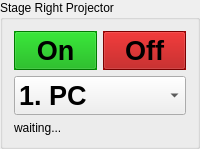
     <widget class="QGroupBox" name="gbxProj1">
      <property name="enabled">
       <bool>true</bool>
      </property>
      <property name="sizePolicy">
       <sizepolicy hsizetype="Preferred" vsizetype="Expanding">
        <horstretch>0</horstretch>
        <verstretch>0</verstretch>
       </sizepolicy>
      </property>
      <property name="title">
       <string>Stage Right Projector</string>
      </property>
      <layout class="QGridLayout" name="gridLayout_2">
       <item row="0" column="0">
        <widget class="QPushButton" name="btnProj1On">
         <property name="sizePolicy">
          <sizepolicy hsizetype="Minimum" vsizetype="Expanding">
           <horstretch>0</horstretch>
           <verstretch>0</verstretch>
          </sizepolicy>
         </property>
         <property name="palette">
          <palette>
           <active>
            <colorrole role="WindowText">
             <brush brushstyle="SolidPattern">
              <color alpha="255">
               <red>0</red>
               <green>0</green>
               <blue>0</blue>
              </color>
             </brush>
            </colorrole>
            <colorrole role="Button">
             <brush brushstyle="SolidPattern">
              <color alpha="255">
               <red>0</red>
               <green>170</green>
               <blue>0</blue>
              </color>
             </brush>
            </colorrole>
            <colorrole role="Light">
             <brush brushstyle="SolidPattern">
              <color alpha="255">
               <red>0</red>
               <green>255</green>
               <blue>0</blue>
              </color>
             </brush>
            </colorrole>
            <colorrole role="Midlight">
             <brush brushstyle="SolidPattern">
              <color alpha="255">
               <red>0</red>
               <green>212</green>
               <blue>0</blue>
              </color>
             </brush>
            </colorrole>
            <colorrole role="Dark">
             <brush brushstyle="SolidPattern">
              <color alpha="255">
               <red>0</red>
               <green>85</green>
               <blue>0</blue>
              </color>
             </brush>
            </colorrole>
            <colorrole role="Mid">
             <brush brushstyle="SolidPattern">
              <color alpha="255">
               <red>0</red>
               <green>113</green>
               <blue>0</blue>
              </color>
             </brush>
            </colorrole>
            <colorrole role="Text">
             <brush brushstyle="SolidPattern">
              <color alpha="255">
               <red>0</red>
               <green>0</green>
               <blue>0</blue>
              </color>
             </brush>
            </colorrole>
            <colorrole role="BrightText">
             <brush brushstyle="SolidPattern">
              <color alpha="255">
               <red>255</red>
               <green>255</green>
               <blue>255</blue>
              </color>
             </brush>
            </colorrole>
            <colorrole role="ButtonText">
             <brush brushstyle="SolidPattern">
              <color alpha="255">
               <red>0</red>
               <green>0</green>
               <blue>0</blue>
              </color>
             </brush>
            </colorrole>
            <colorrole role="Base">
             <brush brushstyle="SolidPattern">
              <color alpha="255">
               <red>255</red>
               <green>255</green>
               <blue>255</blue>
              </color>
             </brush>
            </colorrole>
            <colorrole role="Window">
             <brush brushstyle="SolidPattern">
              <color alpha="255">
               <red>0</red>
               <green>170</green>
               <blue>0</blue>
              </color>
             </brush>
            </colorrole>
            <colorrole role="Shadow">
             <brush brushstyle="SolidPattern">
              <color alpha="255">
               <red>0</red>
               <green>0</green>
               <blue>0</blue>
              </color>
             </brush>
            </colorrole>
            <colorrole role="AlternateBase">
             <brush brushstyle="SolidPattern">
              <color alpha="255">
               <red>127</red>
               <green>212</green>
               <blue>127</blue>
              </color>
             </brush>
            </colorrole>
            <colorrole role="ToolTipBase">
             <brush brushstyle="SolidPattern">
              <color alpha="255">
               <red>255</red>
               <green>255</green>
               <blue>220</blue>
              </color>
             </brush>
            </colorrole>
            <colorrole role="ToolTipText">
             <brush brushstyle="SolidPattern">
              <color alpha="255">
               <red>0</red>
               <green>0</green>
               <blue>0</blue>
              </color>
             </brush>
            </colorrole>
           </active>
           <inactive>
            <colorrole role="WindowText">
             <brush brushstyle="SolidPattern">
              <color alpha="255">
               <red>0</red>
               <green>0</green>
               <blue>0</blue>
              </color>
             </brush>
            </colorrole>
            <colorrole role="Button">
             <brush brushstyle="SolidPattern">
              <color alpha="255">
               <red>0</red>
               <green>170</green>
               <blue>0</blue>
              </color>
             </brush>
            </colorrole>
            <colorrole role="Light">
             <brush brushstyle="SolidPattern">
              <color alpha="255">
               <red>0</red>
               <green>255</green>
               <blue>0</blue>
              </color>
             </brush>
            </colorrole>
            <colorrole role="Midlight">
             <brush brushstyle="SolidPattern">
              <color alpha="255">
               <red>0</red>
               <green>212</green>
               <blue>0</blue>
              </color>
             </brush>
            </colorrole>
            <colorrole role="Dark">
             <brush brushstyle="SolidPattern">
              <color alpha="255">
               <red>0</red>
               <green>85</green>
               <blue>0</blue>
              </color>
             </brush>
            </colorrole>
            <colorrole role="Mid">
             <brush brushstyle="SolidPattern">
              <color alpha="255">
               <red>0</red>
               <green>113</green>
               <blue>0</blue>
              </color>
             </brush>
            </colorrole>
            <colorrole role="Text">
             <brush brushstyle="SolidPattern">
              <color alpha="255">
               <red>0</red>
               <green>0</green>
               <blue>0</blue>
              </color>
             </brush>
            </colorrole>
            <colorrole role="BrightText">
             <brush brushstyle="SolidPattern">
              <color alpha="255">
               <red>255</red>
               <green>255</green>
               <blue>255</blue>
              </color>
             </brush>
            </colorrole>
            <colorrole role="ButtonText">
             <brush brushstyle="SolidPattern">
              <color alpha="255">
               <red>0</red>
               <green>0</green>
               <blue>0</blue>
              </color>
             </brush>
            </colorrole>
            <colorrole role="Base">
             <brush brushstyle="SolidPattern">
              <color alpha="255">
               <red>255</red>
               <green>255</green>
               <blue>255</blue>
              </color>
             </brush>
            </colorrole>
            <colorrole role="Window">
             <brush brushstyle="SolidPattern">
              <color alpha="255">
               <red>0</red>
               <green>170</green>
               <blue>0</blue>
              </color>
             </brush>
            </colorrole>
            <colorrole role="Shadow">
             <brush brushstyle="SolidPattern">
              <color alpha="255">
               <red>0</red>
               <green>0</green>
               <blue>0</blue>
              </color>
             </brush>
            </colorrole>
            <colorrole role="AlternateBase">
             <brush brushstyle="SolidPattern">
              <color alpha="255">
               <red>127</red>
               <green>212</green>
               <blue>127</blue>
              </color>
             </brush>
            </colorrole>
            <colorrole role="ToolTipBase">
             <brush brushstyle="SolidPattern">
              <color alpha="255">
               <red>255</red>
               <green>255</green>
               <blue>220</blue>
              </color>
             </brush>
            </colorrole>
            <colorrole role="ToolTipText">
             <brush brushstyle="SolidPattern">
              <color alpha="255">
               <red>0</red>
               <green>0</green>
               <blue>0</blue>
              </color>
             </brush>
            </colorrole>
           </inactive>
           <disabled>
            <colorrole role="WindowText">
             <brush brushstyle="SolidPattern">
              <color alpha="255">
               <red>0</red>
               <green>85</green>
               <blue>0</blue>
              </color>
             </brush>
            </colorrole>
            <colorrole role="Button">
             <brush brushstyle="SolidPattern">
              <color alpha="255">
               <red>0</red>
               <green>170</green>
               <blue>0</blue>
              </color>
             </brush>
            </colorrole>
            <colorrole role="Light">
             <brush brushstyle="SolidPattern">
              <color alpha="255">
               <red>0</red>
               <green>255</green>
               <blue>0</blue>
              </color>
             </brush>
            </colorrole>
            <colorrole role="Midlight">
             <brush brushstyle="SolidPattern">
              <color alpha="255">
               <red>0</red>
               <green>212</green>
               <blue>0</blue>
              </color>
             </brush>
            </colorrole>
            <colorrole role="Dark">
             <brush brushstyle="SolidPattern">
              <color alpha="255">
               <red>0</red>
               <green>85</green>
               <blue>0</blue>
              </color>
             </brush>
            </colorrole>
            <colorrole role="Mid">
             <brush brushstyle="SolidPattern">
              <color alpha="255">
               <red>0</red>
               <green>113</green>
               <blue>0</blue>
              </color>
             </brush>
            </colorrole>
            <colorrole role="Text">
             <brush brushstyle="SolidPattern">
              <color alpha="255">
               <red>0</red>
               <green>85</green>
               <blue>0</blue>
              </color>
             </brush>
            </colorrole>
            <colorrole role="BrightText">
             <brush brushstyle="SolidPattern">
              <color alpha="255">
               <red>255</red>
               <green>255</green>
               <blue>255</blue>
              </color>
             </brush>
            </colorrole>
            <colorrole role="ButtonText">
             <brush brushstyle="SolidPattern">
              <color alpha="255">
               <red>0</red>
               <green>85</green>
               <blue>0</blue>
              </color>
             </brush>
            </colorrole>
            <colorrole role="Base">
             <brush brushstyle="SolidPattern">
              <color alpha="255">
               <red>0</red>
               <green>170</green>
               <blue>0</blue>
              </color>
             </brush>
            </colorrole>
            <colorrole role="Window">
             <brush brushstyle="SolidPattern">
              <color alpha="255">
               <red>0</red>
               <green>170</green>
               <blue>0</blue>
              </color>
             </brush>
            </colorrole>
            <colorrole role="Shadow">
             <brush brushstyle="SolidPattern">
              <color alpha="255">
               <red>0</red>
               <green>0</green>
               <blue>0</blue>
              </color>
             </brush>
            </colorrole>
            <colorrole role="AlternateBase">
             <brush brushstyle="SolidPattern">
              <color alpha="255">
               <red>0</red>
               <green>170</green>
               <blue>0</blue>
              </color>
             </brush>
            </colorrole>
            <colorrole role="ToolTipBase">
             <brush brushstyle="SolidPattern">
              <color alpha="255">
               <red>255</red>
               <green>255</green>
               <blue>220</blue>
              </color>
             </brush>
            </colorrole>
            <colorrole role="ToolTipText">
             <brush brushstyle="SolidPattern">
              <color alpha="255">
               <red>0</red>
               <green>0</green>
               <blue>0</blue>
              </color>
             </brush>
            </colorrole>
           </disabled>
          </palette>
         </property>
         <property name="font">
          <font>
           <pointsize>20</pointsize>
           <weight>75</weight>
           <bold>true</bold>
          </font>
         </property>
         <property name="autoFillBackground">
          <bool>true</bool>
         </property>
         <property name="text">
          <string>On</string>
         </property>
         <property name="flat">
          <bool>false</bool>
         </property>
        </widget>
       </item>
       <item row="0" column="1">
        <widget class="QPushButton" name="btnProj1Off">
         <property name="sizePolicy">
          <sizepolicy hsizetype="Minimum" vsizetype="Expanding">
           <horstretch>0</horstretch>
           <verstretch>0</verstretch>
          </sizepolicy>
         </property>
         <property name="palette">
          <palette>
           <active>
            <colorrole role="WindowText">
             <brush brushstyle="SolidPattern">
              <color alpha="255">
               <red>0</red>
               <green>0</green>
               <blue>0</blue>
              </color>
             </brush>
            </colorrole>
            <colorrole role="Button">
             <brush brushstyle="SolidPattern">
              <color alpha="255">
               <red>170</red>
               <green>0</green>
               <blue>0</blue>
              </color>
             </brush>
            </colorrole>
            <colorrole role="Light">
             <brush brushstyle="SolidPattern">
              <color alpha="255">
               <red>255</red>
               <green>0</green>
               <blue>0</blue>
              </color>
             </brush>
            </colorrole>
            <colorrole role="Midlight">
             <brush brushstyle="SolidPattern">
              <color alpha="255">
               <red>212</red>
               <green>0</green>
               <blue>0</blue>
              </color>
             </brush>
            </colorrole>
            <colorrole role="Dark">
             <brush brushstyle="SolidPattern">
              <color alpha="255">
               <red>85</red>
               <green>0</green>
               <blue>0</blue>
              </color>
             </brush>
            </colorrole>
            <colorrole role="Mid">
             <brush brushstyle="SolidPattern">
              <color alpha="255">
               <red>113</red>
               <green>0</green>
               <blue>0</blue>
              </color>
             </brush>
            </colorrole>
            <colorrole role="Text">
             <brush brushstyle="SolidPattern">
              <color alpha="255">
               <red>0</red>
               <green>0</green>
               <blue>0</blue>
              </color>
             </brush>
            </colorrole>
            <colorrole role="BrightText">
             <brush brushstyle="SolidPattern">
              <color alpha="255">
               <red>255</red>
               <green>255</green>
               <blue>255</blue>
              </color>
             </brush>
            </colorrole>
            <colorrole role="ButtonText">
             <brush brushstyle="SolidPattern">
              <color alpha="255">
               <red>0</red>
               <green>0</green>
               <blue>0</blue>
              </color>
             </brush>
            </colorrole>
            <colorrole role="Base">
             <brush brushstyle="SolidPattern">
              <color alpha="255">
               <red>255</red>
               <green>255</green>
               <blue>255</blue>
              </color>
             </brush>
            </colorrole>
            <colorrole role="Window">
             <brush brushstyle="SolidPattern">
              <color alpha="255">
               <red>170</red>
               <green>0</green>
               <blue>0</blue>
              </color>
             </brush>
            </colorrole>
            <colorrole role="Shadow">
             <brush brushstyle="SolidPattern">
              <color alpha="255">
               <red>0</red>
               <green>0</green>
               <blue>0</blue>
              </color>
             </brush>
            </colorrole>
            <colorrole role="AlternateBase">
             <brush brushstyle="SolidPattern">
              <color alpha="255">
               <red>212</red>
               <green>127</green>
               <blue>127</blue>
              </color>
             </brush>
            </colorrole>
            <colorrole role="ToolTipBase">
             <brush brushstyle="SolidPattern">
              <color alpha="255">
               <red>255</red>
               <green>255</green>
               <blue>220</blue>
              </color>
             </brush>
            </colorrole>
            <colorrole role="ToolTipText">
             <brush brushstyle="SolidPattern">
              <color alpha="255">
               <red>0</red>
               <green>0</green>
               <blue>0</blue>
              </color>
             </brush>
            </colorrole>
           </active>
           <inactive>
            <colorrole role="WindowText">
             <brush brushstyle="SolidPattern">
              <color alpha="255">
               <red>0</red>
               <green>0</green>
               <blue>0</blue>
              </color>
             </brush>
            </colorrole>
            <colorrole role="Button">
             <brush brushstyle="SolidPattern">
              <color alpha="255">
               <red>170</red>
               <green>0</green>
               <blue>0</blue>
              </color>
             </brush>
            </colorrole>
            <colorrole role="Light">
             <brush brushstyle="SolidPattern">
              <color alpha="255">
               <red>255</red>
               <green>0</green>
               <blue>0</blue>
              </color>
             </brush>
            </colorrole>
            <colorrole role="Midlight">
             <brush brushstyle="SolidPattern">
              <color alpha="255">
               <red>212</red>
               <green>0</green>
               <blue>0</blue>
              </color>
             </brush>
            </colorrole>
            <colorrole role="Dark">
             <brush brushstyle="SolidPattern">
              <color alpha="255">
               <red>85</red>
               <green>0</green>
               <blue>0</blue>
              </color>
             </brush>
            </colorrole>
            <colorrole role="Mid">
             <brush brushstyle="SolidPattern">
              <color alpha="255">
               <red>113</red>
               <green>0</green>
               <blue>0</blue>
              </color>
             </brush>
            </colorrole>
            <colorrole role="Text">
             <brush brushstyle="SolidPattern">
              <color alpha="255">
               <red>0</red>
               <green>0</green>
               <blue>0</blue>
              </color>
             </brush>
            </colorrole>
            <colorrole role="BrightText">
             <brush brushstyle="SolidPattern">
              <color alpha="255">
               <red>255</red>
               <green>255</green>
               <blue>255</blue>
              </color>
             </brush>
            </colorrole>
            <colorrole role="ButtonText">
             <brush brushstyle="SolidPattern">
              <color alpha="255">
               <red>0</red>
               <green>0</green>
               <blue>0</blue>
              </color>
             </brush>
            </colorrole>
            <colorrole role="Base">
             <brush brushstyle="SolidPattern">
              <color alpha="255">
               <red>255</red>
               <green>255</green>
               <blue>255</blue>
              </color>
             </brush>
            </colorrole>
            <colorrole role="Window">
             <brush brushstyle="SolidPattern">
              <color alpha="255">
               <red>170</red>
               <green>0</green>
               <blue>0</blue>
              </color>
             </brush>
            </colorrole>
            <colorrole role="Shadow">
             <brush brushstyle="SolidPattern">
              <color alpha="255">
               <red>0</red>
               <green>0</green>
               <blue>0</blue>
              </color>
             </brush>
            </colorrole>
            <colorrole role="AlternateBase">
             <brush brushstyle="SolidPattern">
              <color alpha="255">
               <red>212</red>
               <green>127</green>
               <blue>127</blue>
              </color>
             </brush>
            </colorrole>
            <colorrole role="ToolTipBase">
             <brush brushstyle="SolidPattern">
              <color alpha="255">
               <red>255</red>
               <green>255</green>
               <blue>220</blue>
              </color>
             </brush>
            </colorrole>
            <colorrole role="ToolTipText">
             <brush brushstyle="SolidPattern">
              <color alpha="255">
               <red>0</red>
               <green>0</green>
               <blue>0</blue>
              </color>
             </brush>
            </colorrole>
           </inactive>
           <disabled>
            <colorrole role="WindowText">
             <brush brushstyle="SolidPattern">
              <color alpha="255">
               <red>85</red>
               <green>0</green>
               <blue>0</blue>
              </color>
             </brush>
            </colorrole>
            <colorrole role="Button">
             <brush brushstyle="SolidPattern">
              <color alpha="255">
               <red>170</red>
               <green>0</green>
               <blue>0</blue>
              </color>
             </brush>
            </colorrole>
            <colorrole role="Light">
             <brush brushstyle="SolidPattern">
              <color alpha="255">
               <red>255</red>
               <green>0</green>
               <blue>0</blue>
              </color>
             </brush>
            </colorrole>
            <colorrole role="Midlight">
             <brush brushstyle="SolidPattern">
              <color alpha="255">
               <red>212</red>
               <green>0</green>
               <blue>0</blue>
              </color>
             </brush>
            </colorrole>
            <colorrole role="Dark">
             <brush brushstyle="SolidPattern">
              <color alpha="255">
               <red>85</red>
               <green>0</green>
               <blue>0</blue>
              </color>
             </brush>
            </colorrole>
            <colorrole role="Mid">
             <brush brushstyle="SolidPattern">
              <color alpha="255">
               <red>113</red>
               <green>0</green>
               <blue>0</blue>
              </color>
             </brush>
            </colorrole>
            <colorrole role="Text">
             <brush brushstyle="SolidPattern">
              <color alpha="255">
               <red>85</red>
               <green>0</green>
               <blue>0</blue>
              </color>
             </brush>
            </colorrole>
            <colorrole role="BrightText">
             <brush brushstyle="SolidPattern">
              <color alpha="255">
               <red>255</red>
               <green>255</green>
               <blue>255</blue>
              </color>
             </brush>
            </colorrole>
            <colorrole role="ButtonText">
             <brush brushstyle="SolidPattern">
              <color alpha="255">
               <red>85</red>
               <green>0</green>
               <blue>0</blue>
              </color>
             </brush>
            </colorrole>
            <colorrole role="Base">
             <brush brushstyle="SolidPattern">
              <color alpha="255">
               <red>170</red>
               <green>0</green>
               <blue>0</blue>
              </color>
             </brush>
            </colorrole>
            <colorrole role="Window">
             <brush brushstyle="SolidPattern">
              <color alpha="255">
               <red>170</red>
               <green>0</green>
               <blue>0</blue>
              </color>
             </brush>
            </colorrole>
            <colorrole role="Shadow">
             <brush brushstyle="SolidPattern">
              <color alpha="255">
               <red>0</red>
               <green>0</green>
               <blue>0</blue>
              </color>
             </brush>
            </colorrole>
            <colorrole role="AlternateBase">
             <brush brushstyle="SolidPattern">
              <color alpha="255">
               <red>170</red>
               <green>0</green>
               <blue>0</blue>
              </color>
             </brush>
            </colorrole>
            <colorrole role="ToolTipBase">
             <brush brushstyle="SolidPattern">
              <color alpha="255">
               <red>255</red>
               <green>255</green>
               <blue>220</blue>
              </color>
             </brush>
            </colorrole>
            <colorrole role="ToolTipText">
             <brush brushstyle="SolidPattern">
              <color alpha="255">
               <red>0</red>
               <green>0</green>
               <blue>0</blue>
              </color>
             </brush>
            </colorrole>
           </disabled>
          </palette>
         </property>
         <property name="font">
          <font>
           <pointsize>20</pointsize>
           <weight>75</weight>
           <bold>true</bold>
          </font>
         </property>
         <property name="autoFillBackground">
          <bool>true</bool>
         </property>
         <property name="text">
          <string>Off</string>
         </property>
         <property name="flat">
          <bool>false</bool>
         </property>
        </widget>
       </item>
       <item row="1" column="0" colspan="2">
        <widget class="QComboBox" name="cmbProj1">
         <property name="font">
          <font>
           <pointsize>20</pointsize>
           <weight>75</weight>
           <bold>true</bold>
          </font>
         </property>
         <item>
          <property name="text">
           <string>1. PC</string>
          </property>
         </item>
         <item>
          <property name="text">
           <string>2. Laptop</string>
          </property>
         </item>
         <item>
          <property name="text">
           <string>3. Xibo</string>
          </property>
         </item>
        </widget>
       </item>
       <item row="2" column="0" colspan="2">
        <widget class="QLabel" name="lblStatus1">
         <property name="text">
          <string>waiting...</string>
         </property>
        </widget>
       </item>
      </layout>
     </widget>
